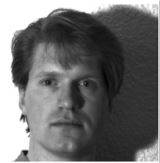
#> input picture images/person.JPG, 160 x 163 px, found by its file name
$ python FiltroPassaAlta.py
#> lines starting #> are read from the running program, lines starting #| are printed output that depends on the picture
import cv2
import numpy as np

image_path = "images\person.JPG"
image = cv2.imread(image_path)
#> image is the input picture: shape (163, 160, 3); min 0, max 255, mean 111.2
cv2.imshow("original image", image)
cv2.waitKey(0)

#Definir Kernel Passa Alta
kernel = np.array([
    [-1,  -1, -1],
    [-1,   8, -1],
    [-1,  -1, -1],
])

image_PA = cv2.filter2D(image, -1, kernel)
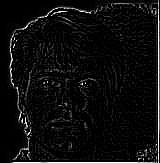
#> image_PA: shape (163, 160, 3); min 0, max 255, mean 12.7
cv2.imshow("Imagem filtrada", image_PA)
cv2.waitKey(0)

image_PA_neg = 255 - image_PA
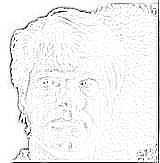
#> image_PA_neg: shape (163, 160, 3); min 0, max 255, mean 242.3
cv2.imshow("Imagem filtrada Neg", image_PA_neg)
cv2.waitKey(0)

$ run again, with images/CT.JPG copied over images/person.JPG
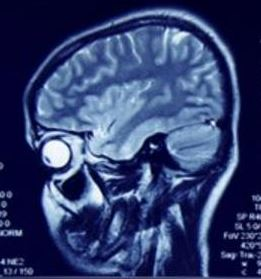
#> input picture images/CT.JPG, 261 x 279 px, found by its file name
#> image is the input picture: shape (279, 261, 3); mean B, G, R 110.8, 64.2, 51.1
#> `image_PA = cv2.filter2D(image, -1, kernel)`:
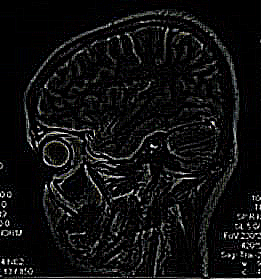
#> image_PA: shape (279, 261, 3); mean B, G, R 15.4, 15.2, 15.1
#> `image_PA_neg = 255 - image_PA`:
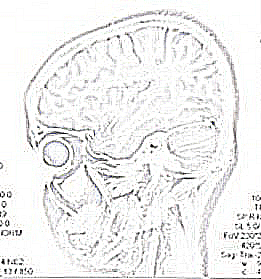
#> image_PA_neg: shape (279, 261, 3); mean B, G, R 239.6, 239.8, 239.9
